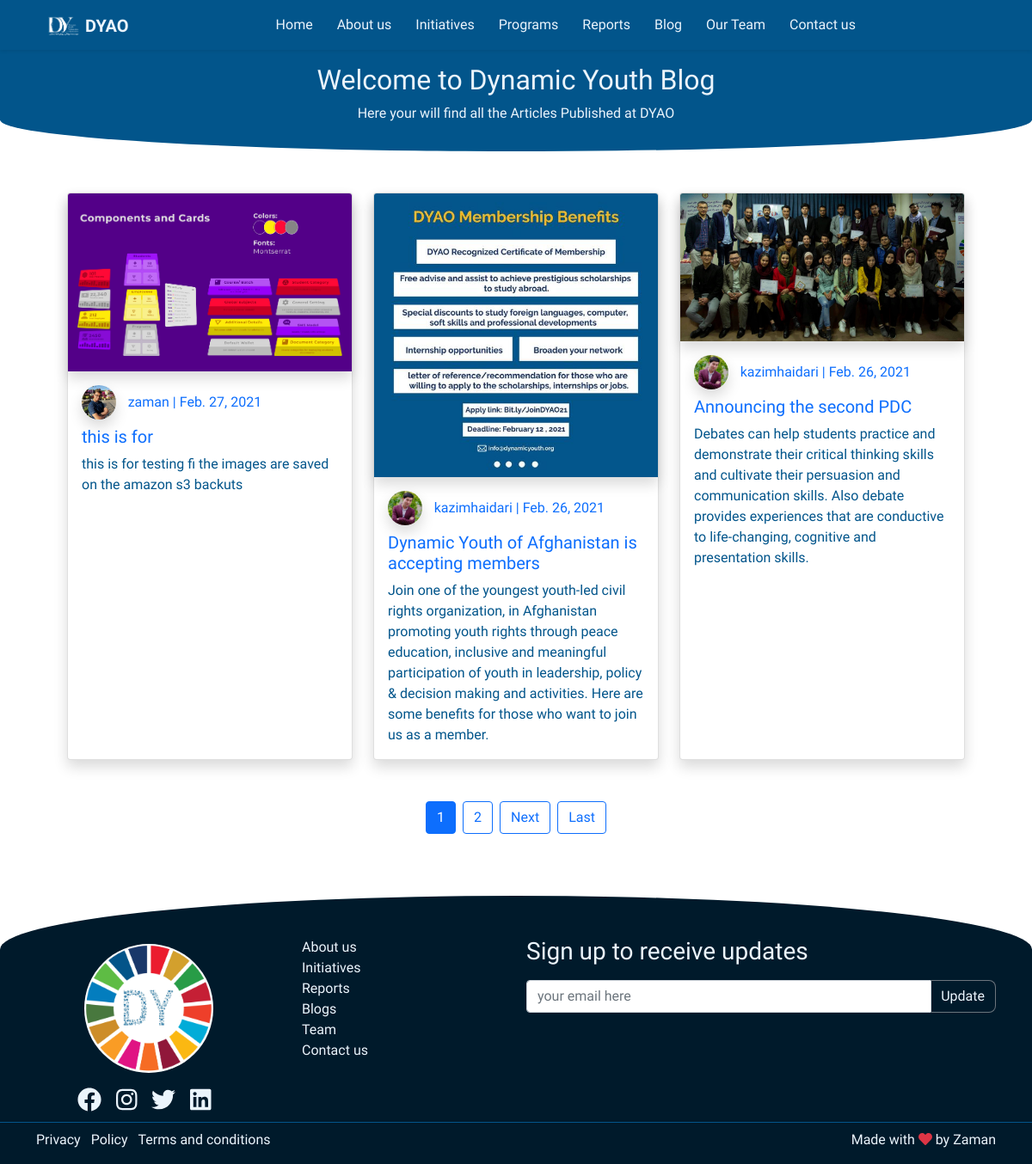
Page /blog on the committed database.
### website/models.py (models this page shows, shortened)
class Post(models.Model):
    title   = models.CharField(max_length=200)
    content = models.TextField()
    date_posted = models.DateField(default=timezone.now)
    abstract = models.TextField(null=True, blank=True)
    auther = models.ForeignKey(User, on_delete=models.CASCADE)
    photo = models.ImageField(default = 'post_photo.jpg', upload_to="post_pics", null=True, blank=True)

class Profile(models.Model):
    user = models.OneToOneField(User, on_delete=models.CASCADE)
    image = models.ImageField(default = 'default.png', upload_to="profile_pics")

### website/views.py (the view)
# urls.py: path("blog", PostlistView.as_view(), name="blog"),
class PostlistView(ListView):
    model = Post
    template_name = 'blog.html'
    context_object_name = 'posts'
    ordering = ['-date_posted']
    paginate_by = 3

### templates/blog.html (shortened to what this page needs)
{% extends 'base.html' %}
{% load static %}
{% block content %}
<div class="base-section anim-down">
    <div class="container">
       <div class="row">
           <div class="col-sm text-center">
               <h2>Welcome to Dynamic Youth Blog </h2>
            <article> Here your will find all the Articles Published at DYAO</article>
           </div>
       </div>
    </div>
</div>
    <div class="programs-section container p-5">
        <div class="row row-cols-1 row-cols-md-3 g-4">
          {% for post in posts %}
            <div class="col">
                <div class="card shadow h-100">
                  <a  href="{% url 'blog-detail' post.id %}"> <img src="{{post.photo.url }}" class="shadow card-img-top" alt="blog post one"></a>
                  <div class="card-body">
                    <div class="row  align-items-center mb-2">
                      <div class="col-2">
                        <img src="{{ post.auther.profile.image.url }}" alt="user profile" class="shadow rounded-circle" width="40" >
                      </div>
                      <div class="col">
                        <span class="text-primary">{{post.auther}} | {{post.date_posted}}</span>
                      </div>
                    </div>
                    <h5 class="card-title ">
                      <a class="text-decoration-none" href="{% url 'blog-detail' post.id %}">{{post.title}}</a>
                    </h5>
                    <p class="card-text">
                      {{post.abstract}}
                    </p>
                  </div>
                </div>
            </div>
           {% endfor %}
        </div>
        <div class="row mt-5">
            <div class="col d-flex justify-content-center ">
              {% if is_paginated %}
                {% for num in page_obj.paginator.page_range %}
                  {% if page_obj.number == num %}
                    <a class="btn btn-primary mb-4 mx-1" href="?page={{num}}">{{num}}</a>
                  {% elif num > page_obj.number|add:'-3' and num < page_obj.number|add:'3' %}
                    <a class="btn btn-outline-primary mb-4 mx-1" href="?page={{num}}">{{num}}</a>
                  {% endif %}
                {% endfor %}
                {% if page_obj.has_next %}
                  <a class="btn btn-outline-primary mb-4 mx-1" href="?page={{page_obj.next_page_number }}">Next</a>
                  <a class="btn btn-outline-primary mb-4 mx-1" href="?page={{page_obj.paginator.num_pages }}">Last</a>
                {% endif %}
              {% endif %}
            </div>
       </div>
    </div>
{% endblock content %}

### rows in the picture
Post: photo (picture), auther.profile.image (placeholder picture), auther "zaman", date_posted "Feb. 27, 2021", title "this is for", abstract "this is for testing fi the images are saved on the amazon s3 backuts"
Post: photo (picture), auther.profile.image (picture), auther "kazimhaidari", date_posted "Feb. 26, 2021", title "Dynamic Youth of Afghanistan is accepting members", abstract "Join one of the youngest youth-led civil rights organization, in Afghanistan promoting youth rights through peace education, inclusive and meaningful participation of youth in leadership, policy & decision making and activities. Here are some benefits for those who want to join us as a member."
Post: photo (picture), auther.profile.image (picture), auther "kazimhaidari", date_posted "Feb. 26, 2021", title "Announcing the second PDC", abstract "Debates can help students practice and demonstrate their critical thinking skills and cultivate their persuasion and communication skills. Also debate provides experiences that are conductive to life-changing, cognitive and presentation skills."

### other values in the picture
{{ num }} "1"
{{ num }} "2"
